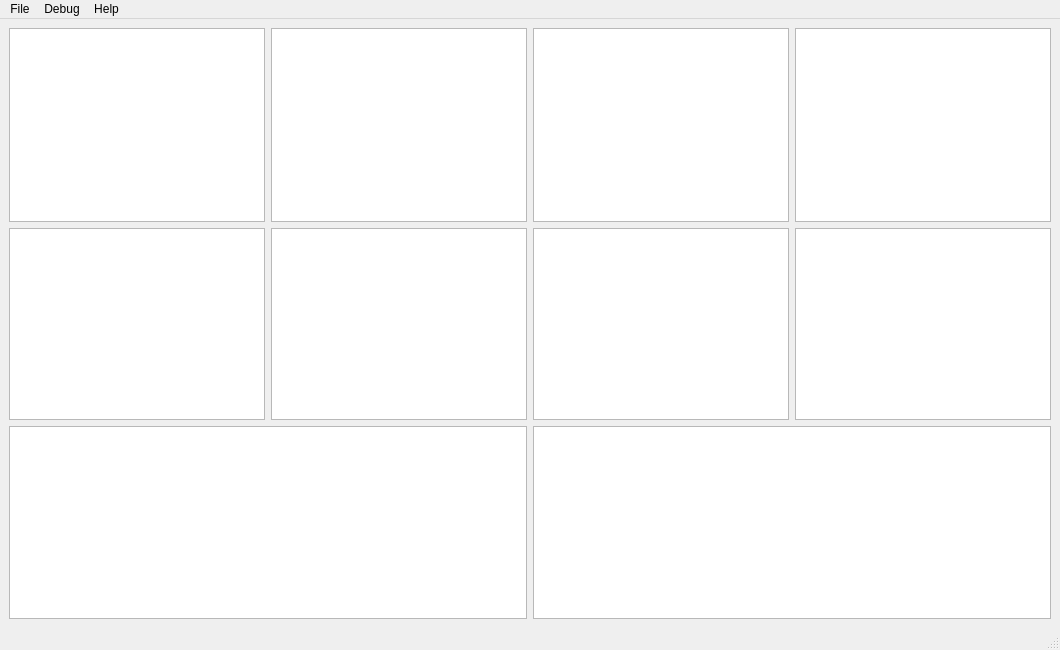
<?xml version="1.0" encoding="UTF-8"?>
<ui version="4.0">
 <class>MainWindow</class>
 <widget class="QMainWindow" name="MainWindow">
  <property name="geometry">
   <rect>
    <x>0</x>
    <y>0</y>
    <width>1060</width>
    <height>650</height>
   </rect>
  </property>
  <property name="windowTitle">
   <string>MainWindow</string>
  </property>
  <widget class="QWidget" name="centralwidget">
   <layout class="QGridLayout" name="gridLayout">
    <item row="0" column="2" colspan="2">
     <widget class="QTreeView" name="mView"/>
    </item>
    <item row="4" column="0" colspan="2">
     <widget class="QListView" name="listView"/>
    </item>
    <item row="1" column="0" rowspan="3">
     <widget class="QTreeView" name="aiView"/>
    </item>
    <item row="1" column="1" rowspan="3">
     <widget class="QTreeView" name="aqView"/>
    </item>
    <item row="1" column="2" rowspan="3" colspan="2">
     <widget class="QTreeView" name="rView"/>
    </item>
    <item row="4" column="2" colspan="3">
     <widget class="QTextBrowser" name="textBrowser"/>
    </item>
    <item row="0" column="1">
     <widget class="QTreeView" name="dqView"/>
    </item>
    <item row="1" column="4" rowspan="3">
     <widget class="QTreeView" name="sView"/>
    </item>
    <item row="0" column="4">
     <widget class="QTreeView" name="tView"/>
    </item>
    <item row="0" column="0">
     <widget class="QTreeView" name="diView"/>
    </item>
   </layout>
  </widget>
  <widget class="QMenuBar" name="menubar">
   <property name="geometry">
    <rect>
     <x>0</x>
     <y>0</y>
     <width>1060</width>
     <height>22</height>
    </rect>
   </property>
   <widget class="QMenu" name="menuFile">
    <property name="title">
     <string>File</string>
    </property>
    <addaction name="actionLoad"/>
    <addaction name="actionSave"/>
   </widget>
   <widget class="QMenu" name="menuEdit">
    <property name="title">
     <string>Debug</string>
    </property>
    <addaction name="actionConnect"/>
    <addaction name="actionStart_stop"/>
    <addaction name="actionForce_Unforce"/>
   </widget>
   <widget class="QMenu" name="menuHelp">
    <property name="title">
     <string>Help</string>
    </property>
    <addaction name="actionAbout"/>
    <addaction name="actionReadme"/>
   </widget>
   <addaction name="menuFile"/>
   <addaction name="menuEdit"/>
   <addaction name="menuHelp"/>
  </widget>
  <widget class="QStatusBar" name="statusbar"/>
  <action name="actionLoad">
   <property name="text">
    <string>Load</string>
   </property>
  </action>
  <action name="actionSave">
   <property name="text">
    <string>Save</string>
   </property>
  </action>
  <action name="actionStart_stop">
   <property name="checkable">
    <bool>true</bool>
   </property>
   <property name="text">
    <string>Start </string>
   </property>
  </action>
  <action name="actionForce_Unforce">
   <property name="checkable">
    <bool>true</bool>
   </property>
   <property name="text">
    <string>Force </string>
   </property>
  </action>
  <action name="actionAbout">
   <property name="text">
    <string>About</string>
   </property>
  </action>
  <action name="actionReadme">
   <property name="text">
    <string>Readme</string>
   </property>
  </action>
  <action name="actionConnect">
   <property name="checkable">
    <bool>true</bool>
   </property>
   <property name="text">
    <string>Connect </string>
   </property>
  </action>
 </widget>
 <resources/>
 <connections/>
</ui>
